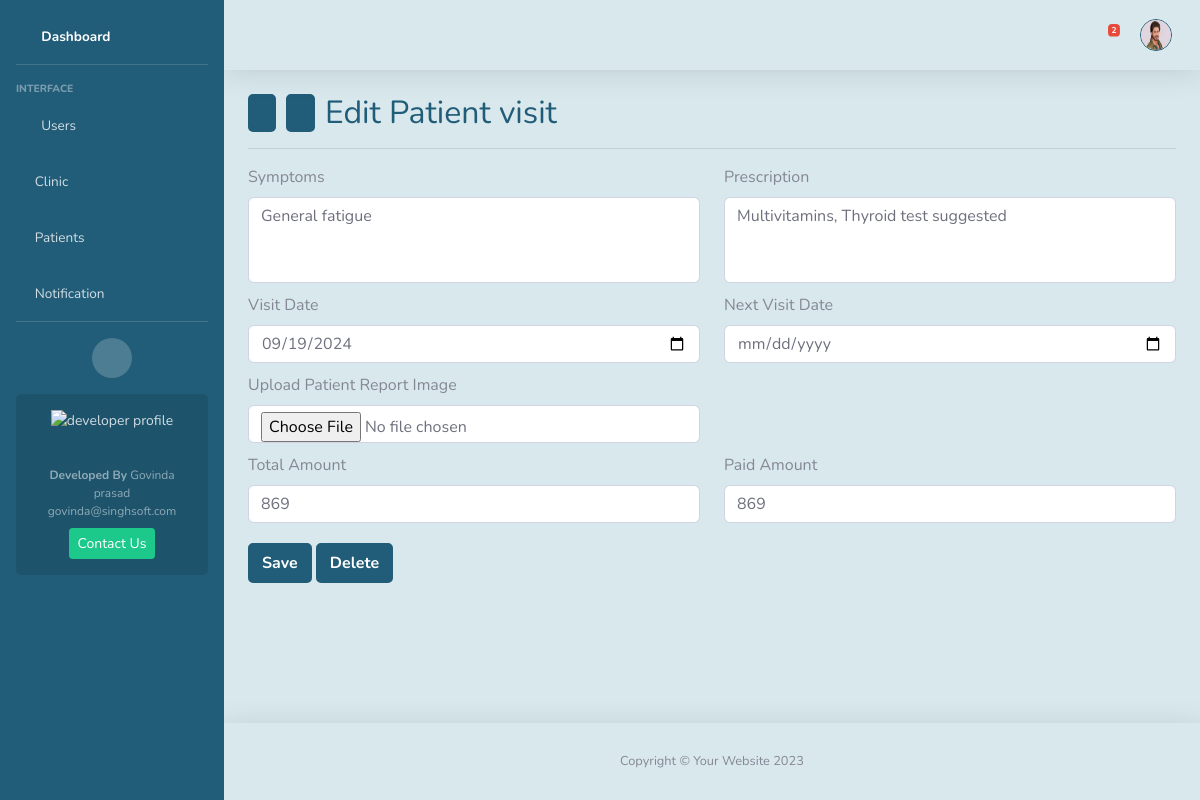
Screenshot of /patient/visit/edit/2/8/ (signed in) with the database file from the repository.
### home/models.py (models this page shows, shortened)
class User(AbstractUser):
    custom_id   = models.CharField(max_length=10, unique=True, blank=False, null=False)
    clinic      = models.ForeignKey('Clinic', on_delete=models.CASCADE, related_name="clinic_users", null=True, blank=True)
    profile_img = models.ImageField(upload_to=rename_image, blank=True)
    phone       = models.CharField(validators=[indian_phone_regex], max_length=15, blank=True, null=True)
    is_superuser= models.BooleanField(default=False)
    is_admin    = models.BooleanField(default=False)    # clinic admin
    is_admin_staff= models.BooleanField(default=False)    # clinic staff
    is_password_reset=models.BooleanField(default=False)
    is_active   = models.BooleanField(default=True)
    updated_at  = models.DateTimeField(auto_now=True)
    objects     = CustomUserManager()

class Prescription(models.Model):
    PAYMENT_STATUS = (
        ('Paid', 'Paid'),
        ('Pending', 'Pending'),
        ('Partial Paid', 'Partial Paid'),
    )
    patient     = models.ForeignKey(Patient, related_name="records", on_delete=models.CASCADE, null=False, blank=False)
    symptoms    = models.TextField(blank=True)
    prescription= models.TextField(blank=True)
    image       = models.ImageField(upload_to=rename_image, blank=True)
    amount      = models.IntegerField(default=0)
    pending_amount= models.IntegerField(default=0)
    status      = models.CharField(max_length=15, choices=PAYMENT_STATUS, default='Paid')
    visit_date  = models.DateTimeField(auto_now_add=True)
    next_visit  = models.DateField(blank=True, null=True)

### home/views.py (the view, shortened to what this page needs)
# urls.py: path('patient/visit/edit/<int:patient_id>/<int:visit_id>/', views.edit_patient_visit, name='edit_patient_visit'),
@require_http_methods(["GET", "POST"])
@login_required(login_url='login')
@permission_required(['home.change_prescription'], raise_exception=True)
def edit_patient_visit(request, patient_id, visit_id):
    today = now().date().strftime("%Y-%m-%d")
    try:
        if request.user.is_superuser:
            patient = Patient.objects.get(id=patient_id)
        else:
            if not request.user.clinic:
                messages.error(request, "You are not register to any clinic.")
                return redirect('patients')
            else:
                patient = Patient.objects.get(id=patient_id, clinic=request.user.clinic_id)
        prescription = Prescription.objects.get(id=visit_id, patient=patient.id)
    except (Patient.DoesNotExist, Prescription.DoesNotExist):
        messages.error(request, f"Patient or Visit does not exist with given id.")
        return redirect('patients')
    if request.method == 'GET':
        return render(request, 'edit_patient_visit.html', {'today': today, 'prs':prescription, 'patient_id':patient_id, 'visit_id':visit_id, 'search_bar':'flase'})

### home/context_processors.py (called while the page is built)
def notification_context(request):
    if request.user.is_authenticated:
        unread = Notification.objects.filter(
            receiver=request.user
        ).exclude(
            seen_notes__seen_by=request.user
        ).count()
    else:
        unread = 0
    return {"unread_notifications": unread}

### home/templates/edit_patient_visit.html (shortened to what this page needs)
{% extends 'layout.html' %}
{% block content %}
    <div class="d-flex justify-content-between align-items-center">
        <div class="nav-container" style="display: flex; gap: 10px; justify-content: center;">
            <button class="cnav-btn" onclick="window.history.back()" title="Back"><i class="fa fa-arrow-left"></i></button>
            <button class="cnav-btn" onclick="window.history.forward()" title="Forward"><i class="fa fa-arrow-right"></i></button>
            <h2 class="mb-0 custome-color-dark">Edit Patient visit</h2>
        </div>
    </div>
    <hr>
    <div class="justify-content-center">
        <form method="POST" enctype="multipart/form-data" id="edit_patint_visit">
            <div class="row" style="margin-top: 10px;">
                <div class="col-sm-6"><label class="form-label">Symptoms</label>
                    <textarea class="form-control" name="symptoms" placeholder="Symptoms" style="width: 100%; resize: none;" rows="3" >{{prs.symptoms}}</textarea>
                </div>
                <div class="col-sm-6"><label class="form-label">Prescription</label>
                    <textarea class="form-control" name="prescription" placeholder="Prescription" style="width: 100%; resize: none;" rows="3" >{{prs.prescription}}</textarea>
                </div>
            </div>
            <div class="row" style="margin-top: 10px;">
                <div class="col-sm-6">
                    <label class="form-label">Visit Date</label>
                    <input class="form-control" type="date" id="visit_date" name="visit_date" value="{{ prs.visit_date|date:'Y-m-d'}}">
                </div>
                <div class="col-sm-6">
                    <label class="form-label">Next Visit Date</label>
                    <input class="form-control" type="date" id="next_visit" name="next_visit" value="{{prs.next_visit|date:'Y-m-d'}}"  >
                </div>
            </div>
            <div class="row" style="margin-top: 10px;">
                <div class="col-sm-6">
                    <label class="form-label">Upload Patient Report Image</label>
                    <input type="file" class="form-control" name="image" placeholder="Upload Image" style="width: 100%;" accept="image/*" >
                </div>
            </div>
            <div class="row" style="margin-top: 10px;">
                <div class="col-sm-6"><label class="form-label">Total Amount</label>
                    <input type="number" class="form-control" name="amount" placeholder="Total Amount" style="width: 100%;"
                        min="0" step="1" value="{{prs.amount}}"  >
                </div>
                <div class="col-sm-6"><label class="form-label">Paid Amount</label>
                    <input type="number" class="form-control" name="paid_amount" placeholder="Paid Amount" style="width: 100%;"
                        min="0" step="1" value="{{prs.amount}}">
                </div>
            </div>
            <div style="padding:20px 20px 20px 0px;">
                <button class="btn cb" type="submit">Save</button>
                <a data-url="{% url 'delete_patient_visit' patient_id visit_id %}" class="btn cb" title="Delete Record"  data-toggle="modal" data-target="#deleteConfirmModal"  onclick="showDeleteModal(this)">
                    Delete
                </a>
            </div>
        </form>
    </div>
{% endblock %}

### home/templates/layout.html (shortened to what this page needs)
{% load static %}
{% load custom_filters %}
<!DOCTYPE html>
<html lang="en">
<head>
    <link href="{% static 'vendor/fontawesome-free/css/all.min.css' %}" rel="stylesheet" type="text/css">
    <link href="{% static 'css/sb-admin-2.min.css' %}" rel="stylesheet">
</head>
<body id="page-top">
    <div id="wrapper">
        <ul class="navbar-nav sidebar sidebar-dark box-background-dark" id="accordionSidebar">
            <li class="nav-item active mt-2" >
              {% if request.user.is_superuser or request.user.is_admin %}
                <a class="nav-link" href="{% url 'index' %}">
                    <i class="fas fa-fw fa-chart-area"></i>
                    <span>Dashboard</span>
                </a>
              {% else %}
                <a class="nav-link" href="#">
                    <span>Dashboard</span>
                </a>
              {% endif %}
            </li>
            <hr class="sidebar-divider">
            <div class="sidebar-heading">Interface</div>
          {% if perms.home.view_user %}
            <li class="nav-item">
                <a class="nav-link " href="{% url 'all_users' %}" aria-expanded="true">
                    <i class="fas fa-fw fa-user"></i>
                    <span>Users</span>
                </a>
            </li>
          {% endif %}
          {% if perms.home.view_clinic %}
            <li class="nav-item">
                <a class="nav-link" href="{% url 'clinic' %}" aria-expanded="true">
                    <i class="fas fa-clinic-medical"></i>
                    <span>Clinic</span>
                </a>
            </li>
          {% endif %}
          {% if perms.home.view_patient %}
            <li class="nav-item">
                <a class="nav-link " href="{% url 'patients' %}" aria-expanded="true" >
                    <i class="fas fa-diagnoses"></i>
                    <span>Patients</span>
                </a>
            </li>
          {% endif %}
          {% if perms.home.view_notification %}
            <li class="nav-item">
                <a class="nav-link " href="{% url 'notifications' %}" aria-expanded="true" >
                    <i class="fas fa-envelope-open-text"></i>
                    <span>Notification</span>
                </a>
            </li>
          {% endif %}
            <hr class="sidebar-divider d-none d-md-block">
            <div class="text-center d-none d-md-inline">
                <button class="rounded-circle border-0" id="sidebarToggle"></button>
            </div>
            <div class="sidebar-card d-none d-lg-flex">
                <img class="sidebar-card-illustration mb-2" src="{% static "/img/undraw_profile.svg" %}" alt="developer profile">
                <p class="text-center mb-2"><strong>Developed By</strong> Govinda prasad govinda@singhsoft.com</p>
                <a class="btn btn-success btn-sm" href="mailto:govinda@singhsoft.com">Contact Us</a>
            </div>
        </ul>
        <div id="content-wrapper" class="d-flex flex-column">
            <div id="content" style="background: #d8e8ec">
                <nav class="navbar navbar-expand topbar mb-4 static-top shadow">
                    <ul class="navbar-nav ml-auto">
                        <li class="nav-item dropdown no-arrow mx-1">
                            <a class="nav-link dropdown-toggle" href="#" id="messagesDropdown" role="button"
                                data-toggle="dropdown" aria-haspopup="true" aria-expanded="false" onclick="fetchNotifications()">
                                <i class="fas fa-envelope fa-fw custome-color-dark cnav-icon2"></i>
                                {% if unread_notifications > 0 %}
                                <span class="badge badge-danger badge-counter">{{unread_notifications}}</span>
                                {% endif %}
                            </a>
                        </li>
                        <li class="nav-item dropdown no-arrow">
                            <a class="nav-link dropdown-toggle" href="#" id="userDropdown" role="button"
                                data-toggle="dropdown" aria-haspopup="true" aria-expanded="false">
                                {% if request.user.profile_img %}
                                    <img class="img-profile rounded-circle box-background-border-dark cnav-icon"
                                        src="{{request.user.profile_img.url}}" alt="profile image" title="{{request.user.username}}">
                                {% else %}
                                    <div class="img-profile rounded-circle user-face cnav-icon" title="{{request.user.username}}">
                                        {{ request.user.username|get_first_letter|upper }}
                                    </div>
                                {% endif %}
                            </a>
                        </li>
                    </ul>
                </nav>
                <div class="container-fluid">
                    {% block content %}{% endblock %}
                </div>
            </div>
            <footer class="sticky-footer box-background-light shadow">
                <div class="container my-auto">
                    <div class="copyright text-center my-auto" style="">
                        <span>Copyright &copy; Your Website 2023</span>
                    </div>
                </div>
            </footer>
        </div>
    </div>
</body>
</html>

### home/templates/layout.html (style rules this page uses)
input[type=number] { -moz-appearance: textfield; }
.cnav-btn { color: white; font-weight:bold; border-radius: 5px; cursor: pointer; background-color: rgba(33, 92, 120, 1)!important; border: 2px solid rgba(33, 92, 120, 1)!important; transition: color .15s ease-in-out, background-color .15s ease-in-out, border-color .15s ease-in-out, box-shadow .15s ease-in-out; }
.cb { color: white; font-weight:bold; border-radius: 5px; background-color: rgba(33, 92, 120, 1)!important; border: 2px solid rgba(33, 92, 120, 1)!important; }
.box-background-dark { background-color: rgba(33, 92, 120, 1)!important; }
.box-background-light { background-color: #d8e8ec; }
.custome-color-dark { color: rgba(33, 92, 120, 1); }
.box-background-border-dark { background-color: rgba(33, 92, 120, 1)!important; border: 1px solid rgba(33, 92, 120, 1)!important; }

### rows the page displays
User: user.profile_img (picture)
Prescription: symptoms "General fatigue", prescription "Multivitamins, Thyroid test suggested", visit_date "09/19/2024", amount "869", paid_amount "869"

### other values shown
{{ unread_notifications }} "2"
